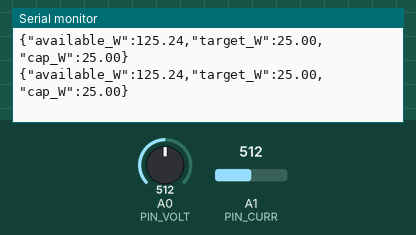
This sketch was run on a simulated Arduino Uno, built with avr-gcc and run on an emulated ATmega328P. Shown: the last lines printed to the serial monitor. The inputs (shaded band) are chosen by the test bench; at power-on: A0 (PIN_VOLT) = 512, A1 (PIN_CURR) = 512.

Above: at 1.2 s.
1.3 s: A0 (PIN_VOLT) set to 716
At 1.9 s:
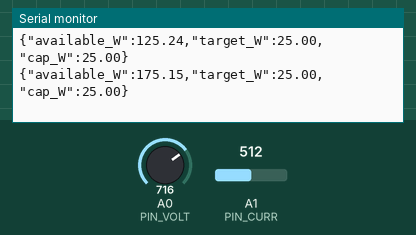
2.8 s: A1 (PIN_CURR) set to 716
At 3.5 s:
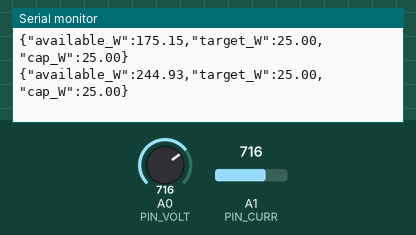
4.3 s: A0 (PIN_VOLT) set to 900
At 5.0 s:
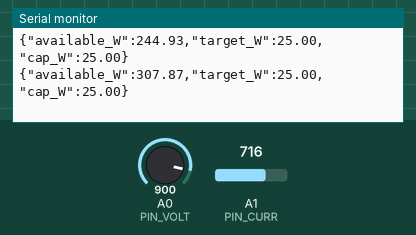
5.8 s: A1 (PIN_CURR) set to 900
At 6.5 s:
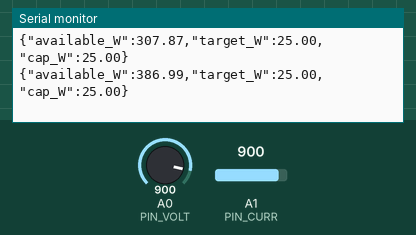
Timing chart, 0 to 8.3 s (numbered marks = the images above; inputs shaded):
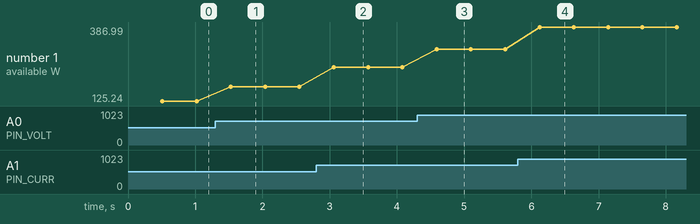

Measured:
- after the input at 1.3 s, the serial monitor: prints a new line after 0.23 s (image 1)
- after the input at 2.8 s, the serial monitor: prints a new line after 0.26 s (image 2)
- after the input at 4.3 s, the serial monitor: prints a new line after 0.29 s (image 3)
- after the input at 5.8 s, the serial monitor: prints a new line after 0.32 s (image 4)
- plotted number 1: 125.24 → 175.15 after the input at 1.3 s, 175.15 → 244.93 after the input at 2.8 s, 244.93 → 307.87 after the input at 4.3 s, 307.87 → 386.99 after the input at 5.8 s

The sketch:

sgl_controller.ino
```cpp
// Arduino Supervisory Controller (concept firmware)
// Responsibilities:
//  - Read bus voltage/current (INA219/INA260 or similar) -> available power estimate
//  - Enforce: hard cap 25W, nominal target 75% of available
//  - Send telemetry + commands to Jetson over UART/I2C/CAN
//
// NOTE: This sketch is a template. Sensor wiring + calibration constants are mission-specific.

#include <Arduino.h>

// ---- User settings ----
static const float POWER_CAP_W = 25.0f;
static const float NOMINAL_FRACTION = 0.75f;

// Telemetry send period
static const uint32_t TELEMETRY_MS = 500;

// Example pins (replace with INA219 library reads)
static const int PIN_VOLT = A0;
static const int PIN_CURR = A1;

uint32_t lastTx = 0;

float readBusVoltage_V(){
  // Stub: convert ADC reading to volts (replace with real sensor)
  int raw = analogRead(PIN_VOLT);
  return (raw / 1023.0f) * 5.0f * 20.0f; // example divider
}
float readBusCurrent_A(){
  int raw = analogRead(PIN_CURR);
  return (raw / 1023.0f) * 5.0f; // example scale
}

void setup(){
  Serial.begin(115200);
  analogReference(DEFAULT);
}

void loop(){
  float V = readBusVoltage_V();
  float I = readBusCurrent_A();
  float availableW = V * I;         // simplistic: available to payload bus (replace with EPS-provided value)
  float targetW = min(POWER_CAP_W, availableW * NOMINAL_FRACTION);

  // In flight: also read Jetson draw (or estimate) and temperature sensors
  float jetsonDrawW = 0.0f; // unknown here

  uint32_t now = millis();
  if(now - lastTx >= TELEMETRY_MS){
    lastTx = now;
    // Send JSON-like telemetry line the Jetson can parse
    Serial.print("{\"available_W\":");
    Serial.print(availableW, 2);
    Serial.print(",\"target_W\":");
    Serial.print(targetW, 2);
    Serial.print(",\"cap_W\":");
    Serial.print(POWER_CAP_W, 2);
    Serial.println("}");
  }

  // Decision example: if targetW is low, command Jetson to reduce workload
  // Serial.println("CMD:SET_MODE LOWRES"); etc.

  delay(20);
}
```
